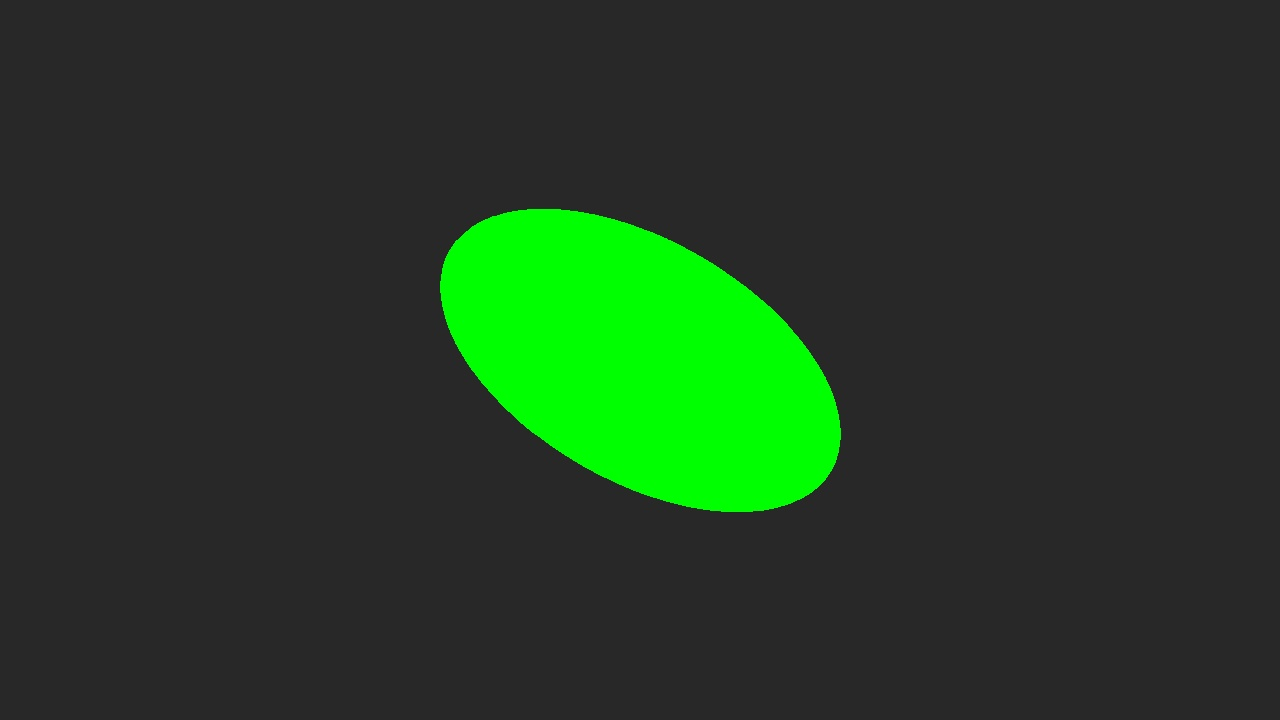
#> input picture object_detection/debug_images/debug_distorted_oval.jpg, 1280 x 720 px, given in place of the camera
$ python distance_demo.py   (older library calls are emulated)
#> lines starting #> are read from the running program, lines starting #| are printed output that depends on the picture; after the words box and inside, x2 and y2 are one past the last pixel; in counts of white or black regions, pixels touching at a corner belong together
#> in main, frame is the input picture: shape (720, 1280, 3); mean B, G, R 36.5, 59.4, 36.4
### object_detection/ball_tracker.py
#!/usr/bin/env python3
"""
Ball Tracker for Unitree Go2 Robot

This module provides real-time ball detection and 3D position tracking using the robot's camera
and position data. It combines computer vision for ball detection with coordinate transformations
to provide both ball and robot positions in world coordinates.

Key Features:
- Real-time ball detection using color-based filtering and contour detection
- 3D position estimation using camera intrinsics and robot pose
- Coordinate transformation from camera frame to world frame
- Real-time visualization of both ball and robot positions
- Integration with existing Go2 robot control system
"""

import cv2
import numpy as np
import time
import json
import threading
from typing import Optional, Tuple, Dict, List
from dataclasses import dataclass, asdict
import math

@dataclass
class Position3D:
    """3D position with timestamp"""
    x: float
    y: float
    z: float
    timestamp: float

@dataclass
class BallDetection:
    """Ball detection result"""
    found: bool
    pixel_position: Optional[Tuple[int, int]]  # (x, y) in pixels
    world_position: Optional[Position3D]  # 3D position in world coordinates
    confidence: float  # 0.0 to 1.0
    radius: float  # detected ball radius in pixels

@dataclass
class RobotPose:
    """Robot pose in world coordinates"""
    position: Position3D
    orientation: Tuple[float, float, float]  # (roll, pitch, yaw) in radians
    timestamp: float

class BallDetector:
    """Computer vision-based ball detector"""

    def __init__(self):
        # Ball detection parameters (optimized for green ball)
        self.hsv_lower = np.array([40, 100, 100])  # Green lower bound
        self.hsv_upper = np.array([80, 255, 255])  # Green upper bound

        # Alternative HSV ranges for different ball colors
        self.color_ranges = {
            'green': (np.array([40, 50, 50]), np.array([80, 255, 255])),  # More inclusive default
            'bright_green': (np.array([45, 150, 150]), np.array([75, 255, 255])),  # Brighter green
            'tennis_green': (np.array([35, 120, 120]), np.array([85, 255, 255])),  # Tennis ball green
            'low_contrast_green': (np.array([35, 30, 30]), np.array([85, 255, 255])),  # Low contrast
            'orange': (np.array([10, 100, 100]), np.array([25, 255, 255])),
            'yellow': (np.array([20, 100, 100]), np.array([30, 255, 255])),
            'blue': (np.array([100, 100, 100]), np.array([130, 255, 255])),
            'red': (np.array([160, 100, 100]), np.array([180, 255, 255]))
        }

        # Detection parameters (optimized for green ball visibility)
        self.min_radius = 8   # Slightly smaller minimum for better detection
        self.max_radius = 250  # Larger maximum for close-up detection
        self.min_contour_area = 200  # Lower threshold for better green detection

        # Current color mode - defaulting to green with better range
        self.current_color = 'green'
        self.hsv_lower, self.hsv_upper = self.color_ranges[self.current_color]

    # [8 lines left out: function set_color, not called in this run]

    def detect_ball(self, frame: np.ndarray) -> BallDetection:
        """
        Detect ball in the given frame with improved close-range handling

        Args:
            frame: Input image frame (BGR format)

        Returns:
            BallDetection object with detection results
        """
        if frame is None:
            return BallDetection(False, None, None, 0.0, 0.0)

        try:
            # Convert to HSV for better color filtering
            hsv = cv2.cvtColor(frame, cv2.COLOR_BGR2HSV)
#> hsv: shape (720, 1280, 3); mean H, S, V 6.3, 23.6, 59.5

            # Apply color mask
            mask = cv2.inRange(hsv, self.hsv_lower, self.hsv_upper)
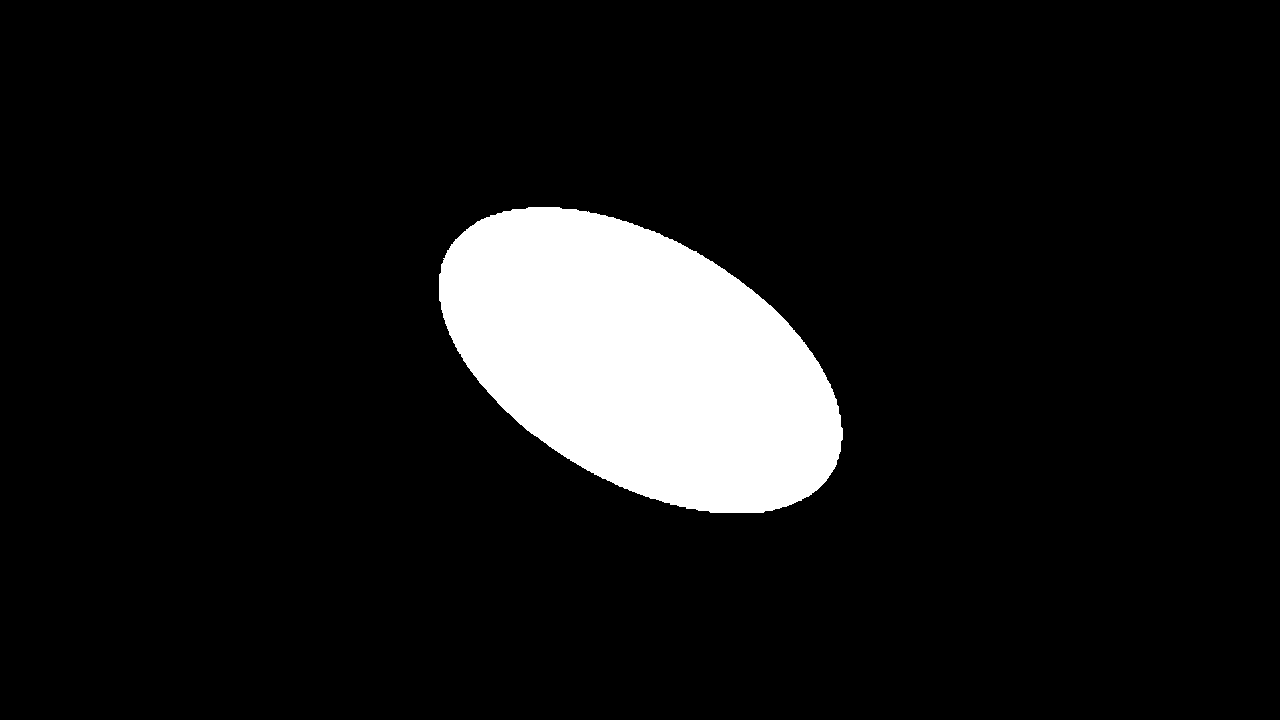
#> mask: shape (720, 1280); 9.2% white; 1 white region, box (x1, y1, x2, y2) and area: (439, 207, 843, 513) 84967

            # IMPROVEMENT 1: Handle partial balls better
            # Add border padding to help detect balls at frame edges
            border_size = 50
            mask_padded = cv2.copyMakeBorder(mask, border_size, border_size, border_size, border_size,
                                           cv2.BORDER_CONSTANT, value=0)
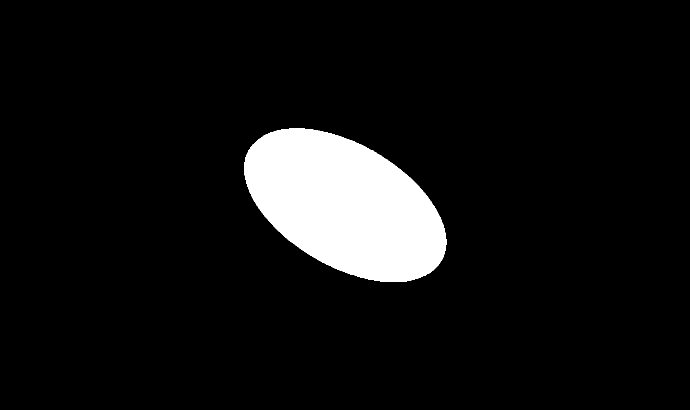
#> mask_padded: shape (820, 1380) (shown at 1/2 size); 7.5% white; 1 white region, box (x1, y1, x2, y2) and area: (489, 257, 893, 563) 84967

            # Morphological operations to clean up the mask
            kernel = cv2.getStructuringElement(cv2.MORPH_ELLIPSE, (5, 5))
            mask_padded = cv2.morphologyEx(mask_padded, cv2.MORPH_OPEN, kernel)
#> mask_padded: shape (820, 1380); 7.5% white; 1 white region, box (x1, y1, x2, y2) and area: (489, 257, 893, 563) 84926
            mask_padded = cv2.morphologyEx(mask_padded, cv2.MORPH_CLOSE, kernel)
#> mask_padded: shape (820, 1380); 7.5% white; 1 white region, box (x1, y1, x2, y2) and area: (489, 257, 893, 563) 84927

            # IMPROVEMENT 2: More aggressive morphological closing for close balls
            if cv2.countNonZero(mask_padded) > frame.shape[0] * frame.shape[1] * 0.1:  # Large green area
                large_kernel = cv2.getStructuringElement(cv2.MORPH_ELLIPSE, (15, 15))
                mask_padded = cv2.morphologyEx(mask_padded, cv2.MORPH_CLOSE, large_kernel)

            # Remove padding for contour detection, but keep coordinates adjusted
            mask_processed = mask_padded[border_size:-border_size, border_size:-border_size]
#> mask_processed: shape (720, 1280); 9.2% white; 1 white region

            # Find contours
            contours, _ = cv2.findContours(mask_processed, cv2.RETR_EXTERNAL, cv2.CHAIN_APPROX_SIMPLE)
#> contours = 1 contour; box (x1, y1, x2, y2) and area: (439, 207, 843, 513) 84431

            if not contours:
                return BallDetection(False, None, None, 0.0, 0.0)

            # Find the largest contour (assumed to be the ball)
            largest_contour = max(contours, key=cv2.contourArea)
#> largest_contour = contour of 499 points, box (x1, y1, x2, y2) (439, 207, 843, 513), area 84431
            contour_area = cv2.contourArea(largest_contour)
#> contour_area = 84431

            # IMPROVEMENT 3: Dynamic area threshold based on frame coverage
            frame_area = frame.shape[0] * frame.shape[1]
#> frame_area = 921600
            coverage_ratio = contour_area / frame_area
#> coverage_ratio = 0.0916

            # Use adaptive minimum area - lower for large balls that might be partially visible
            adaptive_min_area = self.min_contour_area
            if coverage_ratio > 0.2:  # Large ball covering >20% of frame
                adaptive_min_area = self.min_contour_area * 0.3  # Lower threshold

            if contour_area < adaptive_min_area:
                return BallDetection(False, None, None, 0.0, 0.0)

            # Get bounding circle
            (x, y), radius = cv2.minEnclosingCircle(largest_contour)
#> x = 640.5; y = 359; radius = 222.1
            center = (int(x), int(y))
#> center = (640, 359)
            radius = int(radius)
#> radius = 222

            # IMPROVEMENT 4: More lenient radius bounds for close balls
            adaptive_max_radius = self.max_radius
            if coverage_ratio > 0.3:  # Very close ball
                adaptive_max_radius = min(frame.shape[0], frame.shape[1]) // 2  # Up to half frame size

            if radius < self.min_radius or radius > adaptive_max_radius:
                return BallDetection(False, None, None, 0.0, 0.0)

            # IMPROVEMENT 5: Enhanced confidence calculation
            perimeter = cv2.arcLength(largest_contour, True)
#> perimeter = 1166.5
            if perimeter == 0:
                circularity = 0
            else:
                circularity = 4 * np.pi * contour_area / (perimeter * perimeter)
#> circularity = 0.78

            # Confidence factors
            circularity_score = min(1.0, circularity * 1.2)  # Boost circularity weight
#> circularity_score = 0.936
            size_score = min(1.0, contour_area / 5000)  # Size appropriateness
#> size_score = 1
            coverage_score = min(1.0, coverage_ratio * 2)  # Reward larger detections
#> coverage_score = 0.183

            # For very close balls (high coverage), be more lenient on circularity
            if coverage_ratio > 0.25:
                confidence = circularity_score * 0.4 + size_score * 0.3 + coverage_score * 0.3
            else:
                confidence = circularity_score * 0.7 + size_score * 0.2 + coverage_score * 0.1
#> confidence = 0.873

            confidence = min(1.0, confidence)

            return BallDetection(
                found=True,
                pixel_position=center,
                world_position=None,  # Will be calculated later
                confidence=confidence,
                radius=float(radius)
            )

        except Exception as e:
            print(f"Ball detection error: {e}")
            return BallDetection(False, None, None, 0.0, 0.0)

class CameraCalibration:
    """Camera intrinsic parameters and calibration data"""

    # [47 lines left out: functions __init__, pixel_to_camera_ray, not called in this run]

class CoordinateTransformer:
    """Handles coordinate transformations between camera, robot, and world frames"""

    def __init__(self, calibration: CameraCalibration):
        self.calibration = calibration

    # [87 lines left out: functions camera_to_robot_frame, _euler_to_rotation_matrix, not called in this run]

class BallTracker:
    """Main ball tracking system that combines detection and position estimation"""

    # [199 lines left out: functions __init__, get_robot_pose, track_frame, draw_detection, get_positions_summary, save_detection_data, not called in this run]

# Example usage and testing
# [75 lines that do not run on import are left out]

### object_detection/ball_distance_estimator.py
#!/usr/bin/env python3
"""
Ball Distance Estimation from Single Picture

Estimates the distance to a ball using only visual cues from a single image.
Multiple methods are used for robust distance estimation.

Methods:
1. Ball size-based estimation (assuming known ball diameter)
2. Ground plane projection (using camera geometry)
3. Visual perspective cues
4. Texture/detail analysis
"""

import cv2
import numpy as np
import math
from ball_tracker import BallDetector
from typing import Optional, Tuple, Dict

class BallDistanceEstimator:
    def __init__(self, real_ball_diameter_cm: float = 6.5):
        """
        Initialize distance estimator

        Args:
            real_ball_diameter_cm: Actual diameter of the ball in centimeters
                                  (default 6.5cm for standard tennis ball)
        """
        self.detector = BallDetector()
        self.real_ball_diameter = real_ball_diameter_cm  # cm

        # Camera parameters (estimated for Go2 camera)
        self.focal_length_px = 800  # Focal length in pixels (estimated)
        self.camera_height_cm = 25  # Camera height from ground (cm)
        self.camera_tilt_deg = -5   # Camera tilt angle (degrees, negative = down)

        # Image center
        self.image_center_x = 640  # 1280/2
        self.image_center_y = 360  # 720/2

    def estimate_distance_from_size(self, ball_radius_px: float) -> float:
        """
        Estimate distance based on apparent ball size

        Formula: distance = (real_diameter * focal_length) / (2 * apparent_radius_px)

        Args:
            ball_radius_px: Detected ball radius in pixels

        Returns:
            Estimated distance in centimeters
        """
        if ball_radius_px <= 0:
            return -1

        # Convert diameter to mm for precision
        real_diameter_mm = self.real_ball_diameter * 10

        # Distance calculation
        distance_mm = (real_diameter_mm * self.focal_length_px) / (2 * ball_radius_px)
        distance_cm = distance_mm / 10

        return distance_cm

    # [304 lines left out: functions estimate_distance_from_ground_projection, estimate_distance_from_perspective, analyze_ball_detail_level, estimate_distance_from_detail, estimate_distance, calibrate_with_known_distances and 2 more, not called in this run]

# [2 lines that do not run on import are left out]

### object_detection/distance_demo.py
#!/usr/bin/env python3
"""
Ball Distance Estimation Demo

Captures pictures and estimates ball distance in real-time
"""

import cv2
from ball_distance_estimator import BallDistanceEstimator
from ball_tracker import BallDetector

def main():
    print("📏 Real-Time Ball Distance Estimation")
    print("=" * 42)
    print("Controls:")
    print("  SPACE - Capture and analyze distance")
    print("  'q' - Quit")
    print("  'c' - Change ball color")

    # Setup
    estimator = BallDistanceEstimator(real_ball_diameter_cm=6.5)  # Adjust for your ball
    detector = BallDetector()

    # Try camera connection
    cap = cv2.VideoCapture(0)  # Try system camera first

    if not cap.isOpened():
        print("❌ No camera available")
        return

    print("✅ Camera connected - show your green ball!")

    try:
        while True:
            ret, frame = cap.read()
            if not ret:
                break

            # Detect ball
            detection = detector.detect_ball(frame)

            # Display frame
            display_frame = frame.copy()

            if detection.found:
                x, y = detection.pixel_position
#> x = 640; y = 359
                radius = int(detection.radius)
#> radius = 222

                # Draw detection
                cv2.circle(display_frame, (x, y), radius, (0, 255, 0), 3)
                cv2.circle(display_frame, (x, y), 5, (0, 255, 0), -1)
#> display_frame: shape (720, 1280, 3); mean B, G, R 36.2, 61.1, 36.1

                # Quick distance estimate (size method)
                size_distance = estimator.estimate_distance_from_size(radius)
#> in estimate_distance_from_size, `distance_mm = (real_diameter_mm * self.focal_length_px) / (2 * ball_ra..`: distance_mm = 117.1
#> in estimate_distance_from_size, `distance_cm = distance_mm / 10`: distance_cm = 11.71
#> size_distance = 11.71

                # Show distance
                cv2.putText(display_frame, f"Distance: ~{size_distance:.0f} cm",
                           (x - 80, y - radius - 20),
                           cv2.FONT_HERSHEY_SIMPLEX, 0.8, (0, 255, 0), 2)
                cv2.putText(display_frame, f"Press SPACE for full analysis",
                           (10, 30), cv2.FONT_HERSHEY_SIMPLEX, 0.6, (255, 255, 255), 2)
            else:
                cv2.putText(display_frame, "No ball detected", (10, 30),
                           cv2.FONT_HERSHEY_SIMPLEX, 0.8, (0, 0, 255), 2)

            cv2.putText(display_frame, "Q=Quit | SPACE=Analyze | C=Color",
                       (10, display_frame.shape[0] - 20),
                       cv2.FONT_HERSHEY_SIMPLEX, 0.6, (255, 255, 255), 2)
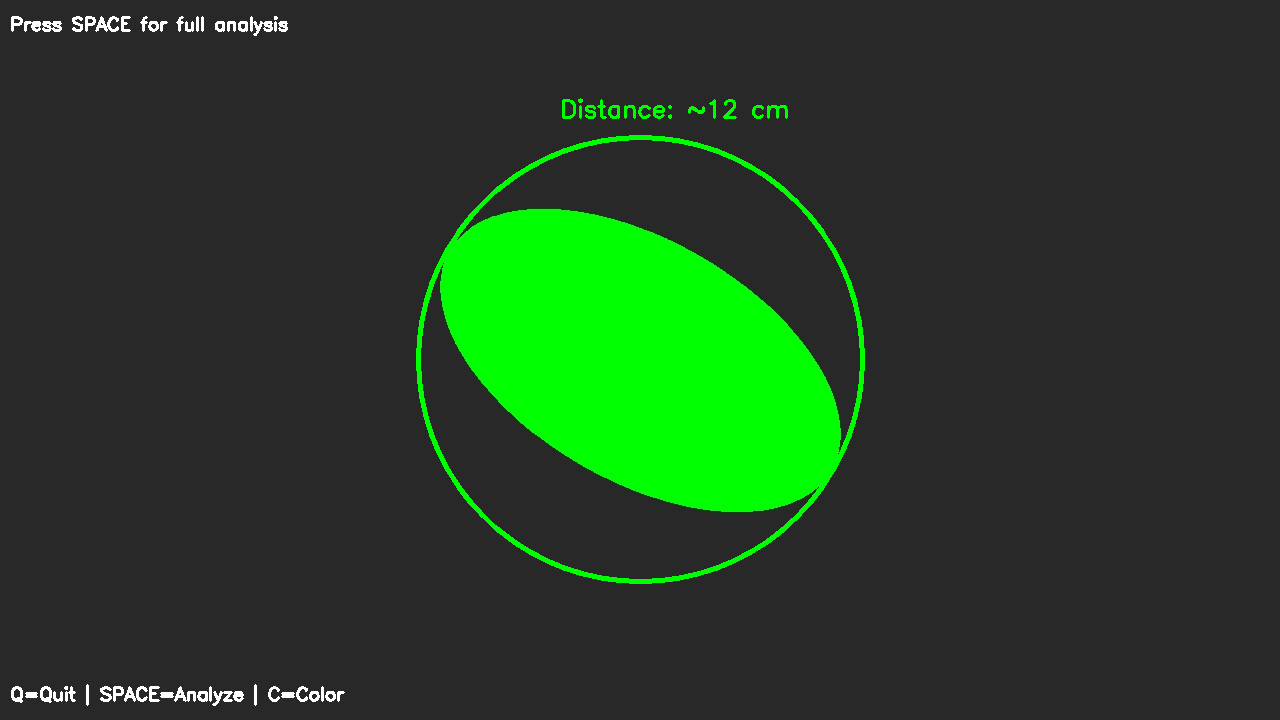
#> display_frame: shape (720, 1280, 3); mean B, G, R 37.1, 62.3, 37

            cv2.imshow('Ball Distance Estimation', display_frame)

            # Handle keys
            key = cv2.waitKey(1) & 0xFF
#> (key q is pressed here)
            if key == ord('q'):
                break
            elif key == ord(' ') and detection.found:  # SPACE for full analysis
                analyze_distance(frame, estimator)
            elif key == ord('c'):
                colors = list(detector.color_ranges.keys())
                current_idx = colors.index(detector.current_color)
                next_idx = (current_idx + 1) % len(colors)
                detector.set_color(colors[next_idx])
                estimator.detector.set_color(colors[next_idx])
                print(f"🎨 Switched to {detector.current_color}")

    finally:
        cap.release()
        cv2.destroyAllWindows()

def analyze_distance(frame, estimator):
    """Perform comprehensive distance analysis"""
    print(f"\n📊 Full Distance Analysis:")
    print("-" * 30)

    distances = estimator.estimate_distance(frame)

    if "error" in distances:
        print(f"❌ {distances['error']}")
        return

    final_dist = distances["final_distance_cm"]
    print(f"🎯 Final Estimate: {final_dist:.1f} cm ({final_dist/100:.2f} meters)")
    print(f"")
    print(f"📊 Method Breakdown:")
    print(f"   Size-based:     {distances['size_method_cm']:.1f} cm")
    print(f"   Ground plane:   {distances['ground_method_cm']:.1f} cm")
    print(f"   Perspective:    {distances['perspective_method_cm']:.1f} cm")
    print(f"   Detail level:   {distances['detail_method_cm']:.1f} cm")
    print(f"")
    print(f"📈 Detection Info:")
    print(f"   Ball radius:    {distances['ball_radius_px']:.1f} pixels")
    print(f"   Confidence:     {distances['confidence']:.3f}")
    print(f"   Detail score:   {distances['detail_score']:.1f}")

if __name__ == "__main__":
    main()
